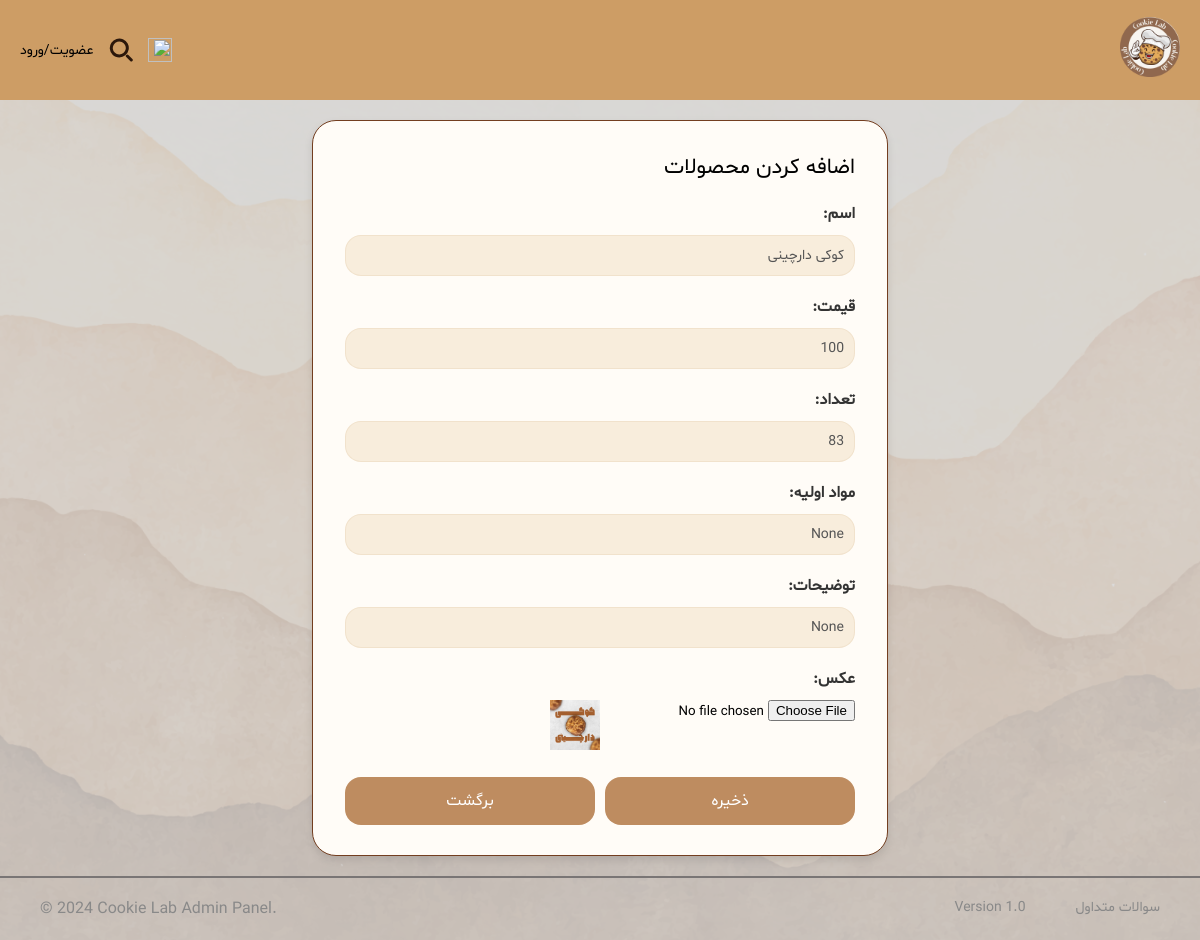
The app's page /products/edit/1/ with its own data.
### shop/models.py (models this page shows, shortened)
class Product(models.Model):
    name = models.CharField(max_length=100)
    price = models.PositiveIntegerField()
    quantity = models.PositiveIntegerField()
    image = models.ImageField(upload_to='images', null=True, blank=True)  # Image field added
    ingredient= models.CharField(max_length=500,null=True, blank=True)
    description=models.CharField(max_length=1000,null=True, blank=True)

### shop/views.py (the view, shortened to what this page needs)
# urls.py: path('products/edit/<int:pk>/', views.product_edit, name='product_edit'),  # Edit product
def product_edit(request, pk):
    product = get_object_or_404(Product, pk=pk)
    return render(request, 'shop/product_edit.html', {'product': product, 'title': 'ویرایش محصول'})

### shop/templates/shop/product_edit.html (shortened to what this page needs)
{% load static %}
<!DOCTYPE html>
<html lang="fa">
<head>
    <link rel="stylesheet" href="{% static 'add_product.css' %}">
</head>
<body>
<header>
    <nav class="navbar_logo">
        <div class="menu">
           <a class="link_logo" href="{% url 'home' %}">
                 <img class="MiniLogo" src="{% static 'Pictures/logo_cropped.png' %}"/>
            </a>
        </div>
        <div class="navbar">
            <a class="enter" href="{% url 'cart' %}">
                <img class="cart" src="{% static 'Pictures/cart.png' %}" width="24px" height="24px"/>
            </a>
            <img class="search" src="{% static 'Pictures/search.svg' %}" width="24px" height="24px"/>
            {% if not user.is_authenticated %}
            <a class="enter" href="{% url 'login' %}">
                عضویت/ورود
            </a>
            {% endif %}
        </div>
    </nav>
</header>
<main>
<div class="container">
    <div class="card">
        <div class="title_add">
            <p>اضافه کردن محصولات</p>
        </div>
   <form method="post" enctype="multipart/form-data">
    <label for="product_name">اسم:</label>
    <input type="text" name="product_name" class="product_input" required placeholder="اسم محصول" value="{{ product.name }}">
    <label for="product_price">قیمت:</label>
    <input type="number" name="product_price" class="product_input" required placeholder="قیمت محصول" value="{{ product.price }}">
    <label for="product_quantity">تعداد:</label>
    <input type="number" name="product_quantity" class="product_input" required placeholder="تعداد محصول" value="{{ product.quantity }}">
    <label for="product_materials">مواد اولیه:</label>
    <input type="text" name="product_materials" class="product_input" placeholder="مواد اولیه محصول" value="{{ product.ingredient }}">
    <label for="product_description">توضیحات:</label>
    <input type="text" name="product_description" class="product_input" rows="4" placeholder="توضیحات محصول" value="{{ product.description }}">
    <label for="product_image">عکس:</label>
    <div class="file-input">
        <input type="file" name="product_image" id="product_image" accept="image/*">
        {% if product.image %}
        <div>
            <img src="{{ product.image.url }}" alt="Current product image" width="50px" height="50px">
        </div>
    {% endif %}
    </div>
    <div class="button-group">
        <button type="submit" class="login-btn">ذخیره</button>
        <a href="{% url 'product_list' %}" class="signup-btn">برگشت</a>
    </div>
</form>
    </div>
</div>
</main>
<footer>
  <div class="footer-content2">
      <div class="footer-content">
          <p>سوالات متداول</p>
      <p>Version 1.0</p>
      </div>
    <p id="copyright">© 2024 Cookie Lab Admin Panel. </p>
  </div>
</footer>
</body>
</html>

### statics/add_product.css (style rules this page uses)
* { margin: 0; padding: 0; box-sizing: border-box; }
* { font-family: 'Shabnam', sans-serif; }
.navbar_logo { direction: rtl; display: flex; justify-content: space-between; align-items: center; background-color: #CD9D65; padding: 10px 20px; height: 100px; box-sizing: border-box; width: 100%; background-color: #CD9D65; }
.navbar { display: flex; align-items: center; gap: 15px; background-color: #CD9D65; }
.MiniLogo { height: 60px; width: auto; background-color: #CD9D65; }
.menu { background-color: #CD9D65; }
.link_logo { background-color: #CD9D65; }
.admin, .cart, .search, .enter img { height: 24px; width: 24px; background-color: #CD9D65; }
.enter { display: flex; align-items: center; font-size: 14px; font-family: 'Shabnam'; color: black; text-decoration: none; background-color: #CD9D65; }
.search, .admin, .cart { display: flex; align-items: center; justify-content: center; background-color: #CD9D65; }
body { font-family: 'Arial', sans-serif; justify-content: center; align-items: center; min-height: 100vh; direction: rtl; position: relative; background: lightgray; }
body::before { content: ''; position: absolute; top: 0; left: 0; width: 100%; height: 100%; background: url('Pictures/back.png') 50% / cover no-repeat; opacity: 0.2; z-index: -1; }
.container { display: grid; place-items: center; width: 100%; padding: 20px; gap: 48px; }
.card { background: #fff; width: 100%; max-width: 576px; max-height: 2000px; border-radius: 24px; border: 1px solid #733E20; background: #FFFCF7; padding: 32px 32px 0 32px; box-shadow: 0px 4px 8px rgba(0, 0, 0, 0.1); text-align: center; }
form label { display: block; margin-bottom: 10px; font-size: 16px; font-weight: bold; color: #333; text-align: right; }
.product_input { width: 100%; padding: 10px; margin-bottom: 20px; border: 1px solid #D8B98C33; border-radius: 16px; background: rgba(242, 221, 194, 0.50); font-size: 14px; color: #555; }
.file-input { margin-bottom: 20px; display: flex; }
form input::placeholder { color: #aaa; }
.button-group { display: flex; gap: 10px; justify-content: space-between; }
button { width: 100%; padding: 10px; font-size: 16px; border: none; border-radius: 8px; cursor: pointer; color: white; }
.signup-btn { display: flex; height: 48px; padding: 8px 24px; flex-direction: column; justify-content: center; align-items: center; flex: 1 0 0; border-radius: 16px; background: #BE8C60; text-decoration:none; color: white; }
.login-btn { display: flex; height: 48px; padding: 8px 24px; flex-direction: column; justify-content: center; align-items: center; flex: 1 0 0; border-radius: 16px; background: #BE8C60; }
.title_add { text-align: right; font-size: 22px; margin-bottom: 20px; }
.button-group { margin-bottom: 30px; }
footer { display: flex; color: #898989;; padding: 20px; bottom: 0; width: 100%; justify-content: center; align-items: center; border-top: 2px solid #797575; }
.footer-content2 { display: flex; justify-content: space-between; width: 100%; max-width: 2000px; padding: 0 20px; }
.footer-content { display: flex; gap: 50px; }
.footer-content p { margin: 0; font-size: 14px; white-space: nowrap; }
#copyright { direction: ltr; }

### records on screen
Product: product_name "کوکی دارچینی", product_price "100", product_quantity "83", product_materials "None", product_description "None", image (picture)
